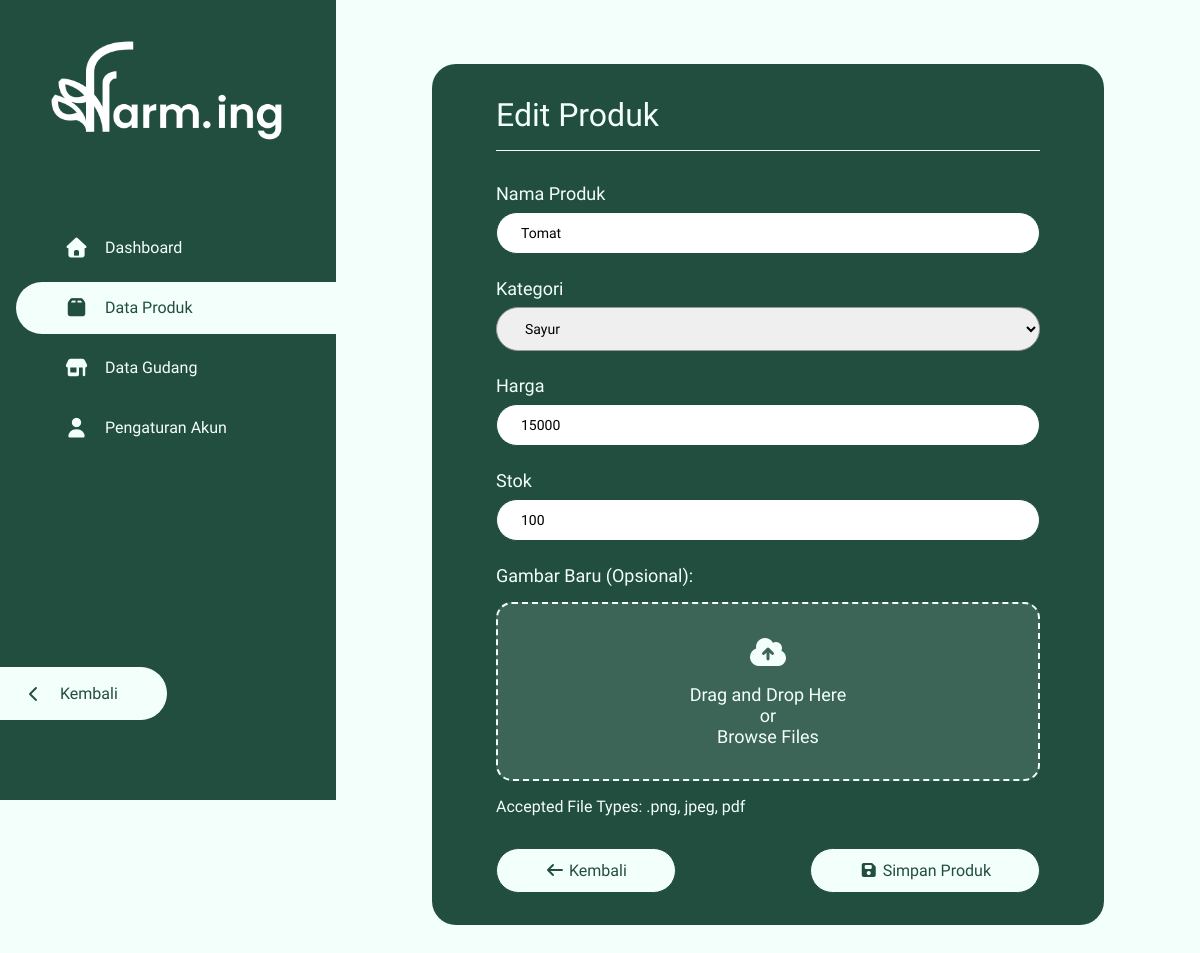
Screenshot of /dashboard/admin/produk/kelola/?id=1 (signed in) with the database file from the repository.
### tables this page shows
CREATE TABLE `produk` (
  `id_produk` int(11) NOT NULL,
  `nama` varchar(250) NOT NULL,
  `id_kategori` int(11) NOT NULL,
  `stok` int(50) NOT NULL,
  `harga` decimal(50,0) NOT NULL,
  `gambar` varchar(200) NOT NULL
);

CREATE TABLE `kategori` (
  `id_kategori` int(11) NOT NULL,
  `nama_kategori` varchar(20) NOT NULL
);

### functions/products.php (called while the page is built, shortened)
<?php
function ambil_produk_by_id($conn, $id)
{
    $query = 'SELECT * FROM produk WHERE id_produk = ?';
    $stmt = $conn->prepare($query);
    $stmt->bind_param('i', $id);
    $stmt->execute();
    $result = $stmt->get_result();
    $data = $result->fetch_assoc();
    return $data ?: false;
}

### dashboard/admin/produk/kelola/index.php (the view, shortened to what this page needs)
<?php
require_once '../../../../includes/koneksi.php';
$nama = '';
$id_kategori = '';
$stok = '';
$harga = '';
if (isset($_GET['id'])) {
    require_once $_SERVER['DOCUMENT_ROOT'] . NM_FOLDER . '/functions/products.php';
    $id = $_GET['id'];
    $produk = ambil_produk_by_id($conn, $id);
    if ($produk) {
        $nama = $produk['nama'];
        $id_kategori = $produk['id_kategori'];
        $stok = $produk['stok'];
        $harga = $produk['harga'];
    } else {
        echo "<script>alert('Produk Tidak Ditemukan. Harap masukkan ID yang tepat!'); window.location.href='../'</script>";
    }
}
?>
<!DOCTYPE html>
<html lang="en">
<head>
    <link rel="stylesheet" href="../../../../assets/style/global.css">
    <link rel="stylesheet" href="../../../../assets/style/dashboard.css">
    <link rel="stylesheet" href="https://cdnjs.cloudflare.com/ajax/libs/font-awesome/7.0.1/css/all.min.css">
</head>
<body>
    <main class="crud produk">
        <?php require_once '../../../../includes/aside.php'; ?>
        <div class="main">
            <section class="kelola">
                <h2><?= isset($_GET['id']) ? 'Edit' : 'Tambah' ?> Produk</h2>
                <hr>
                <form action="./" method="post" enctype="multipart/form-data">
                    <div class="input-box">
                        <label for="nama" class="input-label">Nama Produk</label>
                        <input type="text" name="nama" id="nama" placeholder="ex: Sawi" value="<?= htmlspecialchars($nama) ?>" required>
                    </div>
                    <div class="input-box">
                        <label for="kategori" class="input-label">Kategori</label>
                        <select class="input-select" name="id_kategori" id="kategori" required>
                            <?php
                            $query_kategori = 'SELECT * FROM kategori';
                            $result_kategori = $conn->query($query_kategori);
                            while ($row_kategori = $result_kategori->fetch_assoc()) {
                            ?>
                                <option value="<?= $row_kategori['id_kategori']; ?>" <?= $id_kategori == $row_kategori['id_kategori'] ? 'selected' : '' ?>>
                                    <?= $row_kategori['nama_kategori']; ?>
                                </option>
                            <?php } ?>
                        </select>
                    </div>
                    <div class="input-box">
                        <label for="harga" class="input-label">Harga</label>
                        <input type="text" name="harga" id="harga" placeholder="ex: 15000" value="<?= htmlspecialchars($harga) ?>" required>
                    </div>
                    <div class="input-box">
                        <label for="stok" class="input-label">Stok</label>
                        <input type="number" name="stok" id="stok" placeholder="ex: 100" value="<?= htmlspecialchars($stok) ?>" required>
                    </div>
                    <div class="input-box">
                        <p class="input-label"><?= isset($_GET['id']) ? 'Gambar Baru (Opsional):' : 'Gambar:' ?></p>
                        <label class="drop-area" id="drop-area" for="gambar">
                            <div id="img-view">
                                <i class="fas fa-cloud-arrow-up"></i>
                                <p>Drag and Drop Here</p>
                                <p>or</p>
                                <p class="browse-files">Browse Files</p>
                            </div>
                        </label>
                        <p>Accepted File Types: .png, jpeg, pdf</p>
                    </div>
                    <div class="btn-group">
                        <a href="../" class="btn btn-light">
                            <i class="fas fa-arrow-left"></i>
                            Kembali
                        </a>
                        <?php
                        if (isset($_GET['id'])){
                        ?>
                        <button type="submit" name="update_produk" class="btn btn-light">
                            <i class="fas fa-floppy-disk"></i>
                            Simpan Produk
                        </button>
                        <?php } ?>
                    </div>
                </form>
            </section>
        </div>
    </main>
</body>
</html>

### assets/style/global.css (style rules this page uses)
:root { --primary: #214E3F; --secondary: #F3FFFA; --alternate: #E2FFF5; --default-transition: cubic-bezier(0.165, 0.84, 0.44, 1); }
* { margin: 0; padding: 0; box-sizing: border-box; scroll-behavior: smooth; font-family: 'Nunito Sans', Arial, sans-serif; }
body { background-color: var(--secondary); font-family: 'Nunito Sans', Arial, sans-serif; }
a { text-decoration: none; }
.btn { padding: 0.75rem 3rem; border-radius: 60px; width: fit-content; display: block; transition: .3s var(--default-transition); cursor: pointer; font-size: 1rem; }
.btn-light { background-color: var(--secondary); color: var(--primary); border: 1px solid var(--primary); }
.input-box input, .input-box select { padding: 0.75rem 1.5rem; border-radius: 2rem; outline: none; border: 1px solid #999; margin-bottom: 1.5rem; width: 100%; font-size: 14px; }
.input-box input:valid { border: 1px solid var(--primary); }
.input-box input::placeholder { color: #828282; }

### assets/style/dashboard.css (style rules this page uses)
main { display: flex; }
main h2 { font-size: 2rem; font-weight: normal; }
main .main { width: 100%; padding: 4rem 6rem; color: var(--primary); }
main.crud section.kelola { background-color: var(--primary); color: var(--secondary); padding: 2rem 4rem; border-radius: 1.5rem; }
main.crud section.kelola hr { border: 0; height: 1px; background-color: var(--secondary); margin: 1rem 0 2rem 0; }
main.crud section.kelola .btn-group { display: flex; justify-content: space-between; gap: 0.5rem; margin-top: 2rem; }
main.crud .input-box label, main.crud .input-box .input-label { display: block; margin-bottom: 0.5rem; font-size: 1.125rem; }
main.crud .input-box .drop-area { border: 2px dashed var(--secondary); border-radius: 1rem; margin: 1rem 0; text-align: center; cursor: pointer; background-color: rgba(255, 255, 255, 0.125); transition: background 0.2s, border-color 0.2s; }
main.crud .input-box .drop-area #img-view { background-size: cover; background-position: center; padding: 2rem; border-radius: inherit; }
main.crud .input-box .drop-area .fas { font-size: 2rem; margin-bottom: 1rem; }

### rows the page displays
produk: nama "Tomat", id_kategori "Sayur", harga "15000", stok "100"
